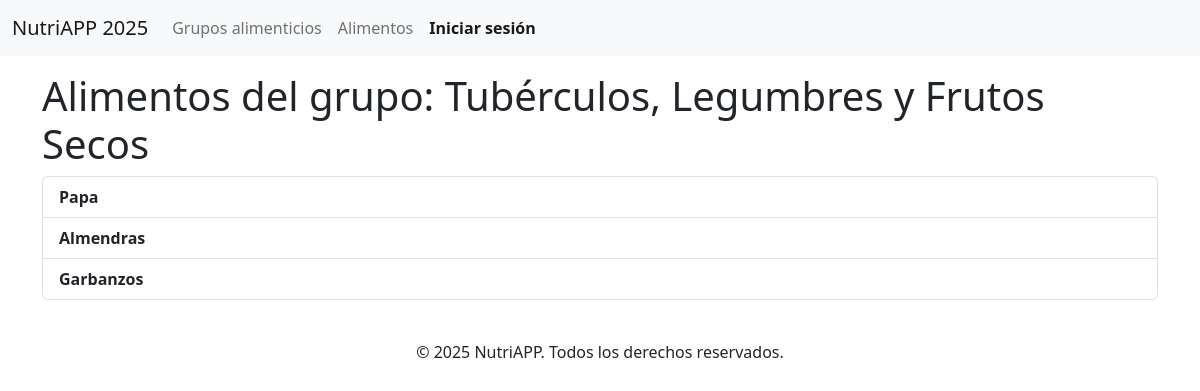
Screenshot of /mostrar_items/14 with the database file from the repository.
### tables this page shows
CREATE TABLE `grupos_alimentos` (
  `id_grupo` int(11) NOT NULL,
  `nombre_grupo` varchar(50) NOT NULL,
  `descripcion_grupo` text NOT NULL,
  `imagen_grupo` varchar(255) NOT NULL
);

CREATE TABLE `alimentos` (
  `id_alimento` int(11) NOT NULL,
  `nombre_alimento` varchar(100) NOT NULL,
  `id_grupo` int(11) NOT NULL,
  `descripcion_alimento` varchar(255) NOT NULL,
  `calorias` decimal(6,2) NOT NULL,
  `proteinas` decimal(6,2) NOT NULL,
  `carbohidratos` decimal(6,2) NOT NULL,
  `fibras` decimal(6,2) NOT NULL,
  `grasas` decimal(6,2) NOT NULL,
  `imagen_alimento` varchar(255) NOT NULL
);

### app/vistas/grupos.vistas.php (called while the page is built, shortened)
<?php
class gruposVista{
    public function listarItemPorGrupo($alimentos, $nombre_grupo, $usuario){
        require_once 'templates/layout/header.phtml';
        require_once 'templates/listar_items.phtml';
    }
}

### app/controladores/grupos.controlador.php (called while the page is built, shortened)
<?php
require_once 'app/modelos/grupos.modelo.php';
require_once 'app/vistas/grupos.vistas.php';
class gruposControlador{
    private $modelo;
    private $vista;
    public function __construct(){
        $this->modelo = new gruposModelo();
        $this->vista = new gruposVista();
    }
    public function mostrarItemsPorGrupo($id_grupo, $request){
        $alimento = $this->modelo->obtenerItemPorGrupo($id_grupo);
        $grupos_alimentos = $this->modelo->obtenerIdGrupo($id_grupo);
        $this->vista->listarItemPorGrupo($alimento, $grupos_alimentos->nombre_grupo, $request->usuario);
    }
}

### app/modelos/grupos.modelo.php (called while the page is built, shortened)
<?php
class gruposModelo{
    private $db;
    public function __construct(){
        $this->db = new PDO('mysql:host=localhost;dbname=db_nutri;charset=utf8', 'root', '');
    }
    public function obtenerItemPorGrupo($id_grupo){
        $query = $this->db->prepare('SELECT * FROM alimentos WHERE id_grupo = ?');
        $query->execute([$id_grupo]);
        $alimentos = $query->fetchAll(PDO::FETCH_OBJ);
        return $alimentos;
    }
    public function obtenerIdGrupo($id_grupo){
        $query = $this->db->prepare('SELECT * FROM grupos_alimentos WHERE id_grupo = ?');
        $query->execute([$id_grupo]);
        $grupos_alimentos = $query->fetch(PDO::FETCH_OBJ);
        return $grupos_alimentos;
    }
}

### templates/listar_items.phtml (the view)
<h1> Alimentos del grupo: <?= htmlspecialchars($nombre_grupo)?> </h1>
<ul class="list-group">
    <?php foreach($alimentos as $alimento) { ?>
        <li class="list-group-item">
            <b> <?= $alimento->nombre_alimento ?> </b>
    <?php } ?>
</ul>
<?php require_once 'templates/layout/footer.phtml'; ?>

### rows the page displays
grupos_alimentos: nombre_grupo "Tubérculos, Legumbres y Frutos Secos"
alimentos: nombre_alimento "Papa"
alimentos: nombre_alimento "Almendras"
alimentos: nombre_alimento "Garbanzos"
